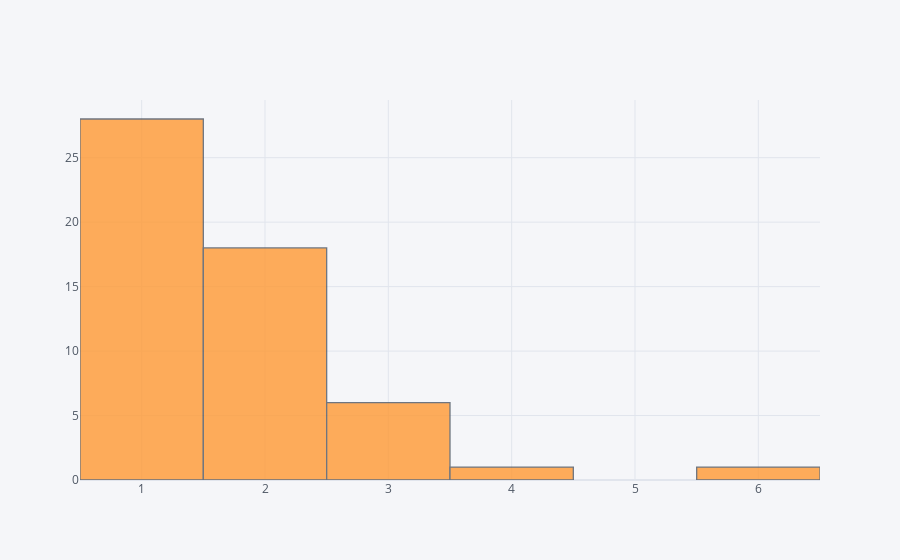

Notebook cell for this chart:
### Code cell
df[['bedrooms']].iplot(kind='histogram')

### Figure 1 — Plotly figure (JSON) as saved in the notebook; plotly's stock layout.template omitted (floating-point values rounded to 4 significant figures)
{"data": [{"histfunc": "count", "histnorm": "", "marker": {"color": "rgba(255, 153, 51, 1.0)", "line": {"color": "#4D5663", "width": 1.3}}, "name": "bedrooms", "opacity": 0.8, "orientation": "v", "type": "histogram", "x": [1, 1, 1, 1, 1, 1, 1, 1, 1, 1, 1, 1, 1, 1, 1, 1, 2, 2, 2, 3, 2, 1, 2, 2, 1, 1, 2, 1, 2, 1, 1, 6, 1, 1, 4, 2, 2, 2, 1, 2, 3, 2, 3, 1, 2, 3, 2, 3, 2, 3, 2, 1, 1, 2]}], "layout": {"barmode": "overlay", "legend": {"bgcolor": "#F5F6F9", "font": {"color": "#4D5663"}}, "paper_bgcolor": "#F5F6F9", "plot_bgcolor": "#F5F6F9", "title": {"font": {"color": "#4D5663"}}, "xaxis": {"gridcolor": "#E1E5ED", "showgrid": true, "tickfont": {"color": "#4D5663"}, "title": {"font": {"color": "#4D5663"}, "text": ""}, "zerolinecolor": "#E1E5ED"}, "yaxis": {"gridcolor": "#E1E5ED", "showgrid": true, "tickfont": {"color": "#4D5663"}, "title": {"font": {"color": "#4D5663"}, "text": ""}, "zerolinecolor": "#E1E5ED"}}}
